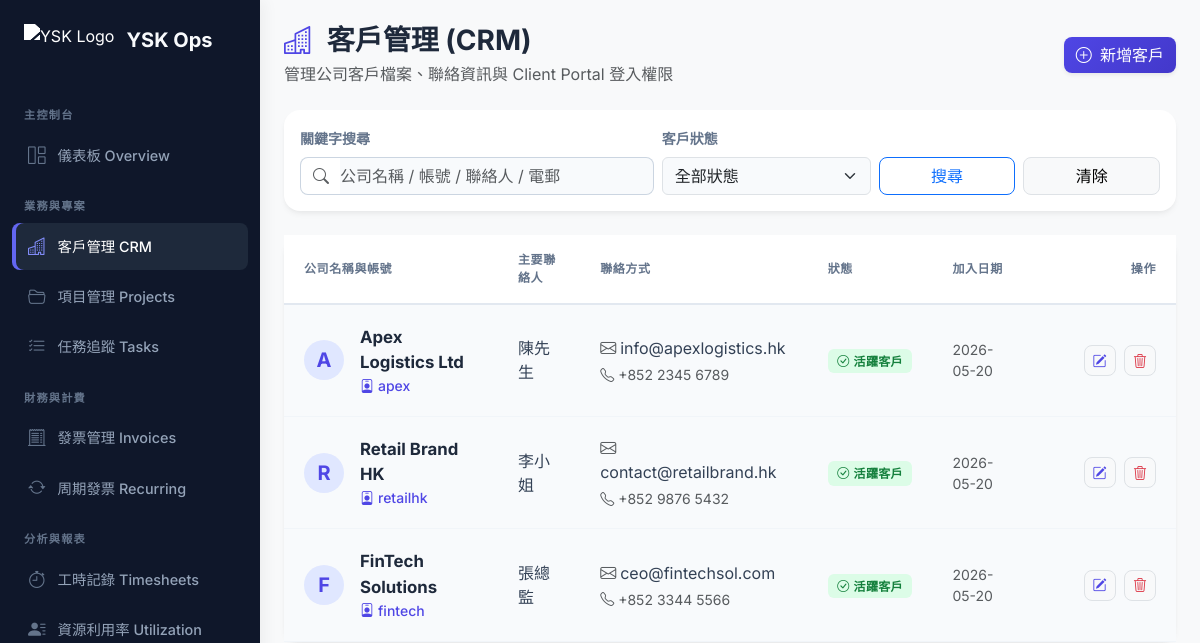
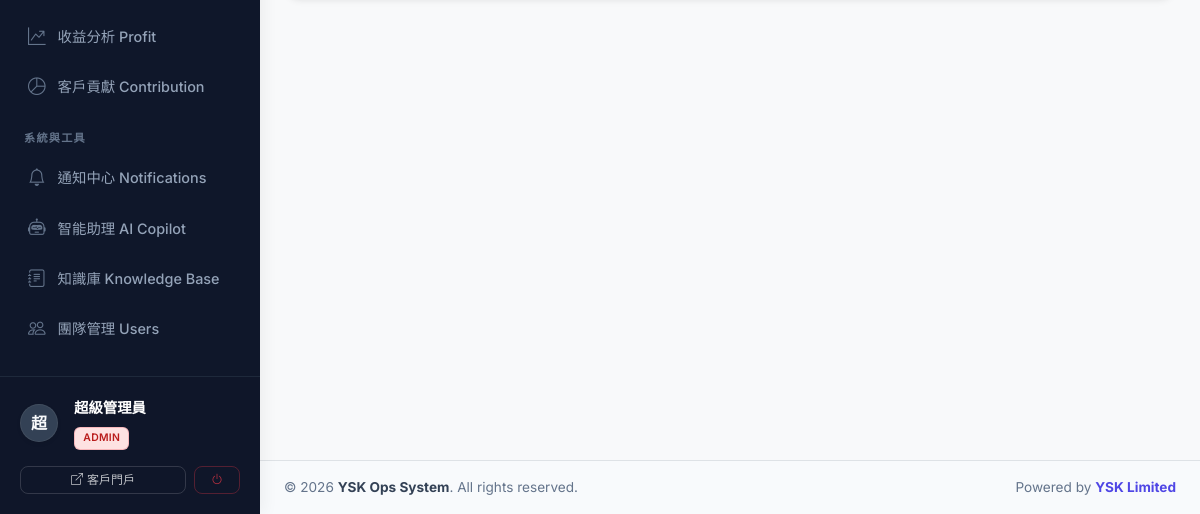
/clients.php (signed in), run on an earlier commit of the app's database (2 pictures, top to bottom).
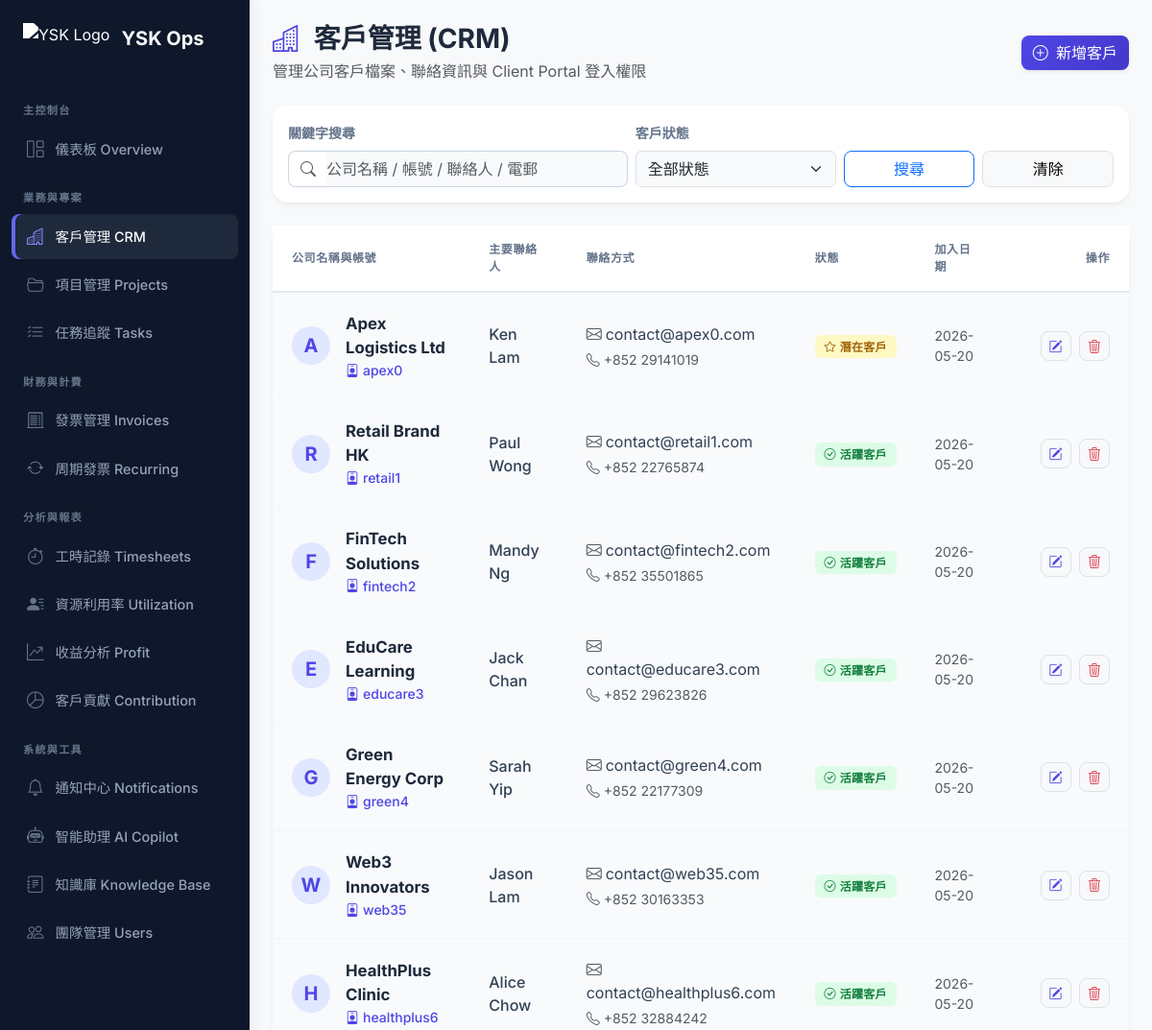
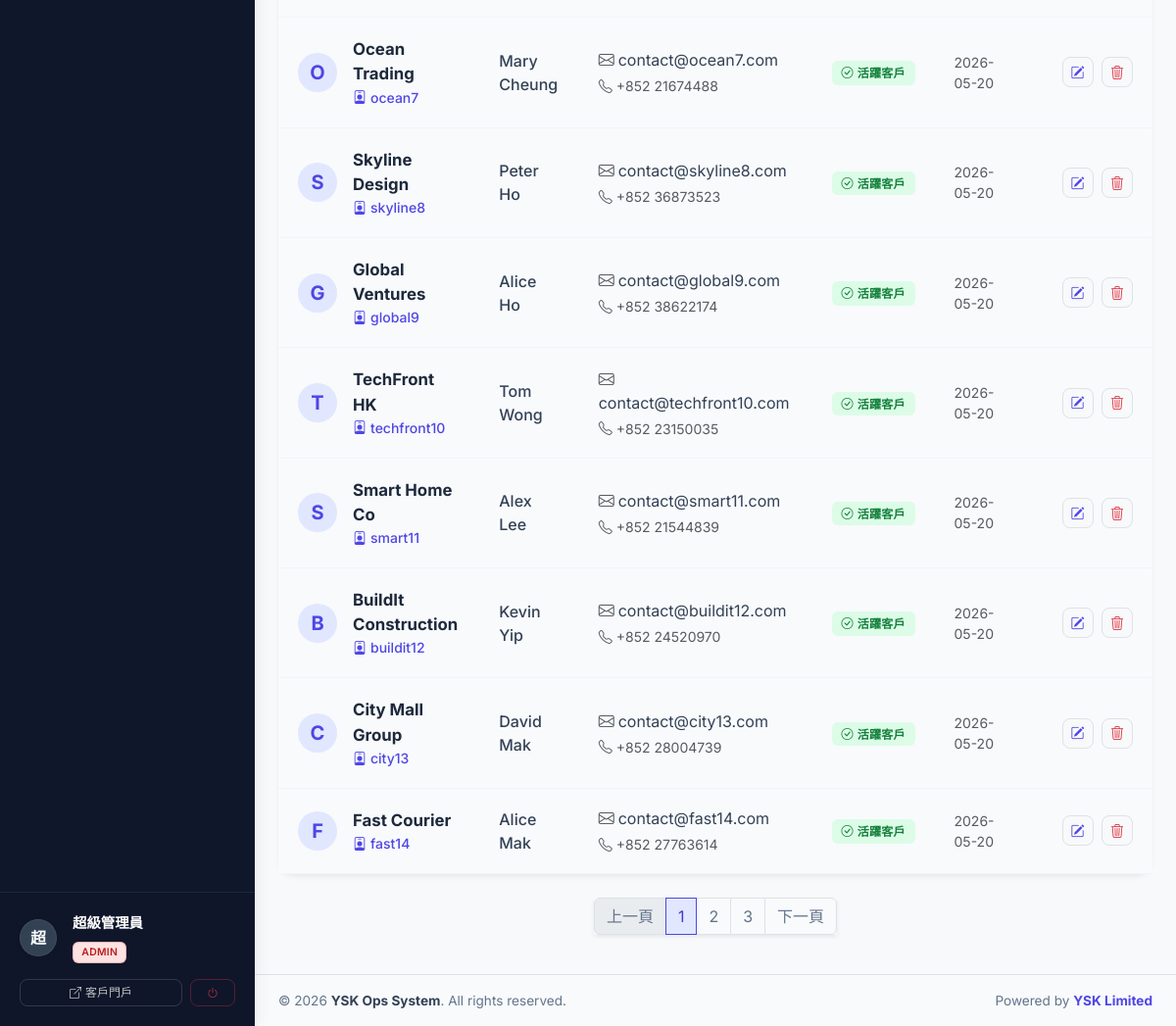
And on a later commit of the database (2 pictures, top to bottom).
### tables this page shows
CREATE TABLE clients (
    id INT AUTO_INCREMENT PRIMARY KEY,
    username VARCHAR(50) UNIQUE,
    password_hash VARCHAR(255),
    company_name VARCHAR(150) NOT NULL,
    contact_person VARCHAR(100),
    email VARCHAR(100),
    phone VARCHAR(20),
    address TEXT,
    notes TEXT,
    status ENUM('active', 'inactive', 'lead') DEFAULT 'active',
    created_at TIMESTAMP DEFAULT CURRENT_TIMESTAMP,
    updated_at TIMESTAMP DEFAULT CURRENT_TIMESTAMP ON UPDATE CURRENT_TIMESTAMP,
    FULLTEXT KEY ft_clients (company_name, contact_person, email, notes)
);

### includes/db.php (called while the page is built, shortened)
<?php
function get_db_connection() {
    static $pdo = null;
    if ($pdo === null) {
        try {
            $dsn = "mysql:host=" . DB_HOST . ";dbname=" . DB_NAME . ";charset=" . DB_CHAR;
            $pdo = new PDO($dsn, DB_USER, DB_PASS, [
                PDO::ATTR_ERRMODE => PDO::ERRMODE_EXCEPTION,
                PDO::ATTR_DEFAULT_FETCH_MODE => PDO::FETCH_ASSOC,
                PDO::ATTR_EMULATE_PREPARES => false,
            ]);
        } catch (PDOException $e) {
            die("Database connection failed: " . $e->getMessage() . "<br>Please check config.php and run database.sql first.");
        }
    }
    return $pdo;
}
function db_query($sql, $params = []) {
    $pdo = get_db_connection();
    $stmt = $pdo->prepare($sql);
    $stmt->execute($params);
    return $stmt;
}
function db_fetch_all($sql, $params = []) {
    return db_query($sql, $params)->fetchAll();
}
?>

### includes/auth.php (called while the page is built, shortened)
<?php
require_once __DIR__ . '/db.php';
function is_logged_in() {
    return isset($_SESSION['user_id']) && isset($_SESSION['user']);
}
function has_any_role($allowed_roles) {
    $user_role = $_SESSION['user']['role'] ?? 'viewer';
    if ($user_role === 'admin') return true;
    return in_array($user_role, $allowed_roles);
}
?>

### clients.php (the view, shortened to what the rows shown need)
<?php
require_once 'includes/db.php';
require_once 'includes/auth.php';
$page = max(1, (int)($_GET['page'] ?? 1));
$per_page = 15;
$offset = ($page - 1) * $per_page;
$sql = "SELECT * FROM clients WHERE 1=1";
$params = [];
$sql .= " ORDER BY created_at DESC LIMIT $per_page OFFSET $offset";
$clients = db_fetch_all($sql, $params);
$status_labels = [
    'active' => ['text' => '活躍客戶', 'color' => 'success', 'icon' => 'bi-check-circle'],
    'lead' => ['text' => '潛在客戶', 'color' => 'warning', 'icon' => 'bi-star'],
    'inactive' => ['text' => '非活躍', 'color' => 'secondary', 'icon' => 'bi-pause-circle']
];
?>
<?php include 'includes/header.php'; ?>
<div class="d-flex align-items-stretch" style="min-height: 100vh; width: 100%;">
    <div class="flex-grow-1 d-flex flex-column" style="background-color: #f8f9fa; min-width: 0;">
        <div class="p-3 p-md-4 flex-grow-1">
            <div class="d-flex justify-content-between align-items-center mb-4">
                <div class="d-flex align-items-center">
                    <div>
                        <h2 class="h3 fw-bold mb-1 text-slate-800"><i class="bi bi-buildings me-2 text-primary"></i> 客戶管理 (CRM)</h2>
                    </div>
                </div>
            </div>
            <div class="card border-0 shadow-sm mb-4">
                <div class="card-body p-0">
                    <div class="table-responsive">
                        <table class="table table-hover align-middle mb-0">
                            <thead class="bg-light text-slate-600">
                                <tr>
                                    <th>公司名稱與帳號</th>
                                    <th>主要聯絡人</th>
                                    <th>聯絡方式</th>
                                    <th>狀態</th>
                                    <th>加入日期</th>
                                    <th width="140" class="text-end pe-4">操作</th>
                                </tr>
                            </thead>
                            <tbody class="border-top-0">
                                <?php foreach ($clients as $c):
                                    $status_info = $status_labels[$c['status']] ?? $status_labels['inactive'];
                                    $avatar_char = mb_substr($c['company_name'] ?? 'C', 0, 1, 'UTF-8');
                                ?>
                                <tr>
                                    <td class="ps-4">
                                        <div class="d-flex align-items-center py-1">
                                            <div class="bg-indigo bg-opacity-10 text-indigo rounded-circle d-flex align-items-center justify-content-center me-3 flex-shrink-0" style="width:40px; height:40px; background-color:#e0e7ff; color:#4338ca;">
                                                <span class="fw-bold fs-5"><?= htmlspecialchars($avatar_char) ?></span>
                                            </div>
                                            <div>
                                                <div class="fw-bold text-slate-800" style="font-size: 1.05rem;"><?= htmlspecialchars($c['company_name'] ?? '') ?></div>
                                                <?php if($c['username']): ?>
                                                    <div class="small text-primary fw-medium"><i class="bi bi-person-badge me-1"></i><?= htmlspecialchars($c['username']) ?></div>
                                                <?php else: ?>
                                                    <div class="small text-muted fst-italic">未開通 Portal 登入</div>
                                                <?php endif; ?>
                                            </div>
                                        </div>
                                    </td>
                                    <td>
                                        <span class="text-slate-700 fw-medium"><?= htmlspecialchars($c['contact_person'] ?: '未提供') ?></span>
                                    </td>
                                    <td>
                                        <div class="text-slate-700"><i class="bi bi-envelope text-muted me-1"></i><?= htmlspecialchars($c['email'] ?: '-') ?></div>
                                        <div class="small text-muted mt-1"><i class="bi bi-telephone text-muted me-1"></i><?= htmlspecialchars($c['phone'] ?: '-') ?></div>
                                    </td>
                                    <td>
                                        <span class="badge bg-<?= $status_info['color'] ?> bg-opacity-10 text-<?= $status_info['color'] ?> px-2 py-1">
                                            <i class="bi <?= $status_info['icon'] ?> me-1"></i><?= $status_info['text'] ?>
                                        </span>
                                    </td>
                                    <td class="text-muted small"><?= date('Y-m-d', strtotime($c['created_at'])) ?></td>
                                    <td class="text-end pe-4">
                                        <?php if (has_any_role(['admin', 'pm'])): ?>
                                            <button class="btn btn-sm btn-light border text-primary me-1" data-bs-toggle="modal" data-bs-target="#editClientModal<?= $c['id'] ?>" title="編輯"><i class="bi bi-pencil-square"></i></button>
                                            <form method="POST" class="d-inline" onsubmit="return confirm('⚠️ 嚴重警告！\n\n刪除客戶將會連帶永久刪除該客戶名下的：\n- 所有項目 (Projects)\n- 所有任務 (Tasks)\n- 所有發票 (Invoices)\n\n建議在編輯中將狀態改為「非活躍」。\n\n確定要強制刪除嗎？')">
                                                <button type="submit" name="delete_client" class="btn btn-sm btn-light border text-danger" title="刪除"><i class="bi bi-trash3"></i></button>
                                            </form>
                                        <?php else: ?>
                                            <button class="btn btn-sm btn-light border text-muted disabled" title="權限不足"><i class="bi bi-lock"></i></button>
                                        <?php endif; ?>
                                    </td>
                                </tr>
                                <?php endforeach; ?>
                            </tbody>
                        </table>
                    </div>
                </div>
            </div>
<?php include 'includes/footer.php'; ?>

What changed in the data, as far as the page shows it:
changed clients "Apex Logistics Ltd": username "apex" → "apex0"; contact_person "陳先生" → "Ken Lam"; email "info@apexlogistics.hk" → "contact@apex0.com"; phone "+852 2345 6789" → "+852 29141019"; status "活躍客戶" → "潛在客戶"
changed clients "Retail Brand HK": username "retailhk" → "retail1"; contact_person "李小姐" → "Paul Wong"; email "contact@retailbrand.hk" → "contact@retail1.com"; phone "+852 9876 5432" → "+852 22765874"
changed clients "FinTech Solutions": username "fintech" → "fintech2"; contact_person "張總監" → "Mandy Ng"; email "ceo@fintechsol.com" → "contact@fintech2.com"; phone "+852 3344 5566" → "+852 35501865"
added clients: company_name "E", company_name "EduCare Learning", username "educare3", contact_person "Jack Chan", email "contact@educare3.com", phone "+852 29623826", status "活躍客戶", created_at "2026-05-20"
added clients: company_name "G", company_name "Green Energy Corp", username "green4", contact_person "Sarah Yip", email "contact@green4.com", phone "+852 22177309", status "活躍客戶", created_at "2026-05-20"
added clients: company_name "W", company_name "Web3 Innovators", username "web35", contact_person "Jason Lam", email "contact@web35.com", phone "+852 30163353", status "活躍客戶", created_at "2026-05-20"
added clients: company_name "H", company_name "HealthPlus Clinic", username "healthplus6", contact_person "Alice Chow", email "contact@healthplus6.com", phone "+852 32884242", status "活躍客戶", created_at "2026-05-20"
added clients: company_name "O", company_name "Ocean Trading", username "ocean7", contact_person "Mary Cheung", email "contact@ocean7.com", phone "+852 21674488", status "活躍客戶", created_at "2026-05-20"
added clients: company_name "S", company_name "Skyline Design", username "skyline8", contact_person "Peter Ho", email "contact@skyline8.com", phone "+852 36873523", status "活躍客戶", created_at "2026-05-20"
added clients: company_name "G", company_name "Global Ventures", username "global9", contact_person "Alice Ho", email "contact@global9.com", phone "+852 38622174", status "活躍客戶", created_at "2026-05-20"
added clients: company_name "T", company_name "TechFront HK", username "techfront10", contact_person "Tom Wong", email "contact@techfront10.com", phone "+852 23150035", status "活躍客戶", created_at "2026-05-20"
added clients: company_name "S", company_name "Smart Home Co", username "smart11", contact_person "Alex Lee", email "contact@smart11.com", phone "+852 21544839", status "活躍客戶", created_at "2026-05-20"
added clients: company_name "B", company_name "BuildIt Construction", username "buildit12", contact_person "Kevin Yip", email "contact@buildit12.com", phone "+852 24520970", status "活躍客戶", created_at "2026-05-20"
added clients: company_name "C", company_name "City Mall Group", username "city13", contact_person "David Mak", email "contact@city13.com", phone "+852 28004739", status "活躍客戶", created_at "2026-05-20"
added clients: company_name "F", company_name "Fast Courier", username "fast14", contact_person "Alice Mak", email "contact@fast14.com", phone "+852 27763614", status "活躍客戶", created_at "2026-05-20"
Also different on the page:
text now shown: "上一頁 下一頁"
new list line: "1"
new list line: "2"
new list line: "3"
